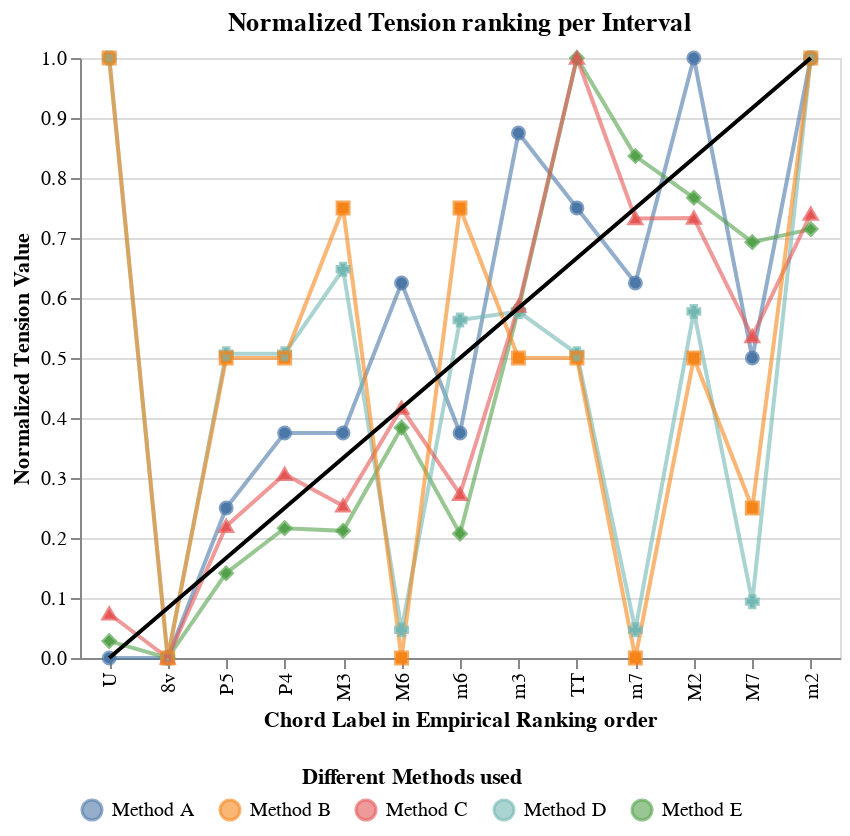

Source (Vega-Lite JSON):
### Vega-Lite specification from a JSON file in a GitHub repository (floating-point values rounded to 4 significant figures)
{"config": {"view": {"continuousWidth": 300, "continuousHeight": 300}, "legend": {"direction": "horizontal", "labelAlign": "left", "labelLimit": 1000, "orient": "bottom"}}, "layer": [{"mark": {"type": "line", "opacity": 0.6}, "encoding": {"color": {"field": "method", "legend": {"symbolSize": 100, "title": "Different Methods used", "titleAnchor": "middle"}, "type": "nominal"}, "shape": {"field": "method", "legend": null, "type": "nominal"}, "x": {"field": "chord_label", "sort": ["U", "8v", "P5", "P4", "M3", "M6", "m6", "m3", "TT", "m7", "M2", "M7", "m2"], "type": "nominal"}, "y": {"field": "normalized_value", "type": "quantitative"}}}, {"mark": {"type": "point"}, "encoding": {"color": {"field": "method", "legend": {"symbolSize": 100, "title": "Different Methods used", "titleAnchor": "middle"}, "type": "nominal"}, "shape": {"field": "method", "legend": null, "type": "nominal"}, "x": {"field": "chord_label", "sort": ["U", "8v", "P5", "P4", "M3", "M6", "m6", "m3", "TT", "m7", "M2", "M7", "m2"], "type": "nominal"}, "y": {"field": "normalized_value", "type": "quantitative"}}}, {"data": {"name": "data-e4035a95e9e50d9c80d06d1b2133d236"}, "mark": {"type": "line", "color": "black"}, "encoding": {"x": {"field": "chord_label", "sort": ["U", "8v", "P5", "P4", "M3", "M6", "m6", "m3", "TT", "m7", "M2", "M7", "m2"], "title": "Chord Label in Empirical Ranking order", "type": "nominal"}, "y": {"field": "normalized_value", "title": "Normalized Tension Value", "type": "quantitative"}}}], "data": {"name": "data-9acecdb8ef76249bbb697a237988048b"}, "height": 300, "resolve": {"scale": {"color": "shared", "shape": "independent"}}, "title": "Normalized Tension ranking per Interval", "width": 380, "$schema": "https://vega.github.io/schema/vega-lite/v5.20.1.json", "datasets": {"data-9acecdb8ef76249bbb697a237988048b": [{"chord_label": "U", "normalized_value": 0.0, "method": "Method A", "harmonics_considered": 6}, {"chord_label": "8v", "normalized_value": 0.0, "method": "Method A", "harmonics_considered": 6}, {"chord_label": "P5", "normalized_value": 0.25, "method": "Method A", "harmonics_considered": 6}, {"chord_label": "P4", "normalized_value": 0.375, "method": "Method A", "harmonics_considered": 6}, {"chord_label": "M3", "normalized_value": 0.375, "method": "Method A", "harmonics_considered": 6}, {"chord_label": "M6", "normalized_value": 0.625, "method": "Method A", "harmonics_considered": 6}, {"chord_label": "m6", "normalized_value": 0.375, "method": "Method A", "harmonics_considered": 6}, {"chord_label": "m3", "normalized_value": 0.875, "method": "Method A", "harmonics_considered": 6}, {"chord_label": "TT", "normalized_value": 0.75, "method": "Method A", "harmonics_considered": 6}, {"chord_label": "m7", "normalized_value": 0.625, "method": "Method A", "harmonics_considered": 6}, {"chord_label": "M2", "normalized_value": 1.0, "method": "Method A", "harmonics_considered": 6}, {"chord_label": "M7", "normalized_value": 0.5, "method": "Method A", "harmonics_considered": 6}, {"chord_label": "m2", "normalized_value": 1.0, "method": "Method A", "harmonics_considered": 6}, {"chord_label": "U", "normalized_value": 0.02817, "method": "Method E", "harmonics_considered": 6}, {"chord_label": "8v", "normalized_value": 0.0, "method": "Method E", "harmonics_considered": 6}, {"chord_label": "P5", "normalized_value": 0.1413, "method": "Method E", "harmonics_considered": 6}, {"chord_label": "P4", "normalized_value": 0.2164, "method": "Method E", "harmonics_considered": 6}, {"chord_label": "M3", "normalized_value": 0.2119, "method": "Method E", "harmonics_considered": 6}, {"chord_label": "M6", "normalized_value": 0.3839, "method": "Method E", "harmonics_considered": 6}, {"chord_label": "m6", "normalized_value": 0.2072, "method": "Method E", "harmonics_considered": 6}, {"chord_label": "m3", "normalized_value": 0.5814, "method": "Method E", "harmonics_considered": 6}, {"chord_label": "TT", "normalized_value": 1.0, "method": "Method E", "harmonics_considered": 6}, {"chord_label": "m7", "normalized_value": 0.8366, "method": "Method E", "harmonics_considered": 6}, {"chord_label": "M2", "normalized_value": 0.767, "method": "Method E", "harmonics_considered": 6}, {"chord_label": "M7", "normalized_value": 0.6931, "method": "Method E", "harmonics_considered": 6}, {"chord_label": "m2", "normalized_value": 0.7148, "method": "Method E", "harmonics_considered": 6}, {"chord_label": "U", "normalized_value": 1.0, "method": "Method D", "harmonics_considered": 6}, {"chord_label": "8v", "normalized_value": 0.0, "method": "Method D", "harmonics_considered": 6}, {"chord_label": "P5", "normalized_value": 0.507, "method": "Method D", "harmonics_considered": 6}, {"chord_label": "P4", "normalized_value": 0.507, "method": "Method D", "harmonics_considered": 6}, {"chord_label": "M3", "normalized_value": 0.6479, "method": "Method D", "harmonics_considered": 6}, {"chord_label": "M6", "normalized_value": 0.04695, "method": "Method D", "harmonics_considered": 6}, {"chord_label": "m6", "normalized_value": 0.5634, "method": "Method D", "harmonics_considered": 6}, {"chord_label": "m3", "normalized_value": 0.5775, "method": "Method D", "harmonics_considered": 6}, {"chord_label": "TT", "normalized_value": 0.507, "method": "Method D", "harmonics_considered": 6}, {"chord_label": "m7", "normalized_value": 0.04695, "method": "Method D", "harmonics_considered": 6}, {"chord_label": "M2", "normalized_value": 0.5775, "method": "Method D", "harmonics_considered": 6}, {"chord_label": "M7", "normalized_value": 0.0939, "method": "Method D", "harmonics_considered": 6}, {"chord_label": "m2", "normalized_value": 1.0, "method": "Method D", "harmonics_considered": 6}, {"chord_label": "U", "normalized_value": 0.07375, "method": "Method C", "harmonics_considered": 6}, {"chord_label": "8v", "normalized_value": 0.0, "method": "Method C", "harmonics_considered": 6}, {"chord_label": "P5", "normalized_value": 0.2196, "method": "Method C", "harmonics_considered": 6}, {"chord_label": "P4", "normalized_value": 0.3063, "method": "Method C", "harmonics_considered": 6}, {"chord_label": "M3", "normalized_value": 0.2536, "method": "Method C", "harmonics_considered": 6}, {"chord_label": "M6", "normalized_value": 0.4166, "method": "Method C", "harmonics_considered": 6}, {"chord_label": "m6", "normalized_value": 0.273, "method": "Method C", "harmonics_considered": 6}, {"chord_label": "m3", "normalized_value": 0.5865, "method": "Method C", "harmonics_considered": 6}, {"chord_label": "TT", "normalized_value": 1.0, "method": "Method C", "harmonics_considered": 6}, {"chord_label": "m7", "normalized_value": 0.7327, "method": "Method C", "harmonics_considered": 6}, {"chord_label": "M2", "normalized_value": 0.7332, "method": "Method C", "harmonics_considered": 6}, {"chord_label": "M7", "normalized_value": 0.5358, "method": "Method C", "harmonics_considered": 6}, {"chord_label": "m2", "normalized_value": 0.7399, "method": "Method C", "harmonics_considered": 6}, {"chord_label": "U", "normalized_value": 1.0, "method": "Method B", "harmonics_considered": 6}, {"chord_label": "8v", "normalized_value": 0.0, "method": "Method B", "harmonics_considered": 6}, {"chord_label": "P5", "normalized_value": 0.5, "method": "Method B", "harmonics_considered": 6}, {"chord_label": "P4", "normalized_value": 0.5, "method": "Method B", "harmonics_considered": 6}, {"chord_label": "M3", "normalized_value": 0.75, "method": "Method B", "harmonics_considered": 6}, {"chord_label": "M6", "normalized_value": 0.0, "method": "Method B", "harmonics_considered": 6}, {"chord_label": "m6", "normalized_value": 0.75, "method": "Method B", "harmonics_considered": 6}, {"chord_label": "m3", "normalized_value": 0.5, "method": "Method B", "harmonics_considered": 6}, {"chord_label": "TT", "normalized_value": 0.5, "method": "Method B", "harmonics_considered": 6}, {"chord_label": "m7", "normalized_value": 0.0, "method": "Method B", "harmonics_considered": 6}, {"chord_label": "M2", "normalized_value": 0.5, "method": "Method B", "harmonics_considered": 6}, {"chord_label": "M7", "normalized_value": 0.25, "method": "Method B", "harmonics_considered": 6}, {"chord_label": "m2", "normalized_value": 1.0, "method": "Method B", "harmonics_considered": 6}], "data-e4035a95e9e50d9c80d06d1b2133d236": [{"normalized_value": 0.0, "chord_label": "U", "method": "Empirical ranking"}, {"normalized_value": 0.08333, "chord_label": "8v", "method": "Empirical ranking"}, {"normalized_value": 0.1667, "chord_label": "P5", "method": "Empirical ranking"}, {"normalized_value": 0.25, "chord_label": "P4", "method": "Empirical ranking"}, {"normalized_value": 0.3333, "chord_label": "M3", "method": "Empirical ranking"}, {"normalized_value": 0.4167, "chord_label": "M6", "method": "Empirical ranking"}, {"normalized_value": 0.5, "chord_label": "m6", "method": "Empirical ranking"}, {"normalized_value": 0.5833, "chord_label": "m3", "method": "Empirical ranking"}, {"normalized_value": 0.6667, "chord_label": "TT", "method": "Empirical ranking"}, {"normalized_value": 0.75, "chord_label": "m7", "method": "Empirical ranking"}, {"normalized_value": 0.8333, "chord_label": "M2", "method": "Empirical ranking"}, {"normalized_value": 0.9167, "chord_label": "M7", "method": "Empirical ranking"}, {"normalized_value": 1.0, "chord_label": "m2", "method": "Empirical ranking"}]}}
